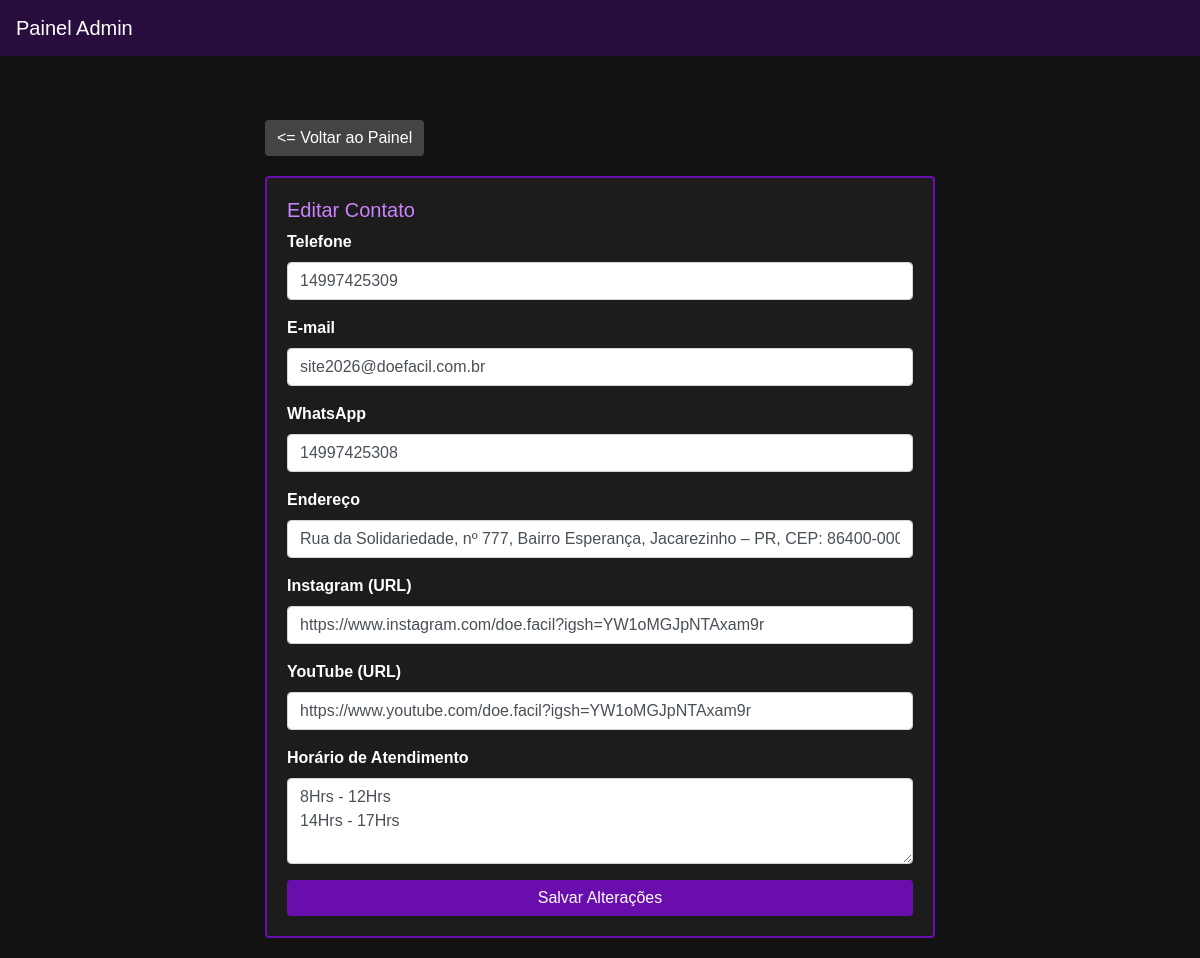
Page /editar_contato.php on the committed database.
### tables this page shows
CREATE TABLE IF NOT EXISTS `site_contato` (
  `id` int(11) NOT NULL,
  `telefone` varchar(50) DEFAULT NULL,
  `email` varchar(100) DEFAULT NULL,
  `whatsapp` varchar(50) DEFAULT NULL,
  `endereco` varchar(255) DEFAULT NULL,
  `instagram` varchar(255) DEFAULT NULL,
  `youtube` varchar(255) DEFAULT NULL,
  `horario` text DEFAULT NULL,
  PRIMARY KEY (`id`)
);

### editar_contato.php (the view, shortened to what this page needs)
<?php
include "conexaobanco.php";
$sql = "SELECT * FROM site_contato WHERE id = 1";
$result = mysqli_query($con, $sql);
$dados = mysqli_fetch_assoc($result);
?>
<!DOCTYPE html>
<html lang="pt-br">
<head>
<link rel="stylesheet" href="https://cdn.jsdelivr.net/npm/bootstrap@4.4.1/dist/css/bootstrap.min.css">
</head>
<body>
<nav class="navbar navbar-expand-lg navbar-dark fixed-top">
  <a class="navbar-brand" href="admin.php">Painel Admin</a>
</nav>
<div class="container">
    <a href="admin.php" class="btn btn-voltar"><= Voltar ao Painel</a>
    <form method="POST">
        <div class="card">
            <h5>Editar Contato</h5>
            <div class="form-group">
                <label>Telefone</label>
                <input type="text" name="telefone" class="form-control" value="<?= htmlspecialchars($dados['telefone']) ?>">
            </div>
            <div class="form-group">
                <label>E-mail</label>
                <input type="email" name="email" class="form-control" value="<?= htmlspecialchars($dados['email']) ?>">
            </div>
            <div class="form-group">
                <label>WhatsApp</label>
                <input type="text" name="whatsapp" class="form-control" value="<?= htmlspecialchars($dados['whatsapp']) ?>">
            </div>
            <div class="form-group">
                <label>Endereço</label>
                <input type="text" name="endereco" class="form-control" value="<?= htmlspecialchars($dados['endereco']) ?>">
            </div>
            <div class="form-group">
                <label>Instagram (URL)</label>
                <input type="text" name="instagram" class="form-control" value="<?= htmlspecialchars($dados['instagram']) ?>">
            </div>
            <div class="form-group">
                <label>YouTube (URL)</label>
                <input type="text" name="youtube" class="form-control" value="<?= htmlspecialchars($dados['youtube']) ?>">
            </div>
            <div class="form-group">
                <label>Horário de Atendimento</label>
                <textarea name="horario" class="form-control" rows="3"><?= htmlspecialchars($dados['horario']) ?></textarea>
            </div>
            <button type="submit" class="btn btn-primary w-100">Salvar Alterações</button>
        </div>
    </form>
</div>
</body>
</html>

### editar_contato.php (style rules this page uses)
body { background: #121212; color: #fff; font-family: Arial, sans-serif; padding-top: 70px; }
.navbar { background: #2a0d3f; }
.container { max-width: 700px; margin-top: 50px; }
.card { background: #1c1c1c; border: 2px solid #6a0dad; padding: 20px; margin-bottom: 20px; }
.card h5 { color: #cb83fbff }
.btn-primary { background: #6a0dad; border: none; }
.btn-voltar { background: #444; border: none; color: #fff; margin-bottom: 20px; }
label { font-weight: bold; }

### rows in the picture
site_contato: telefone "14997425309", email "site2026@doefacil.com.br", whatsapp "14997425308", endereco "Rua da Solidariedade, nº 777, Bairro Esperança, Jacarezinho – PR, CEP: 86400-000", instagram "https://www.instagram.com/doe.facil?igsh=YW1oMGJpNTAxam9r", youtube "https://www.youtube.com/doe.facil?igsh=YW1oMGJpNTAxam9r", horario "8Hrs - 12Hrs 14Hrs - 17Hrs"
